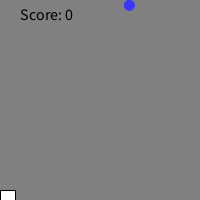
Frame 1 (no input)
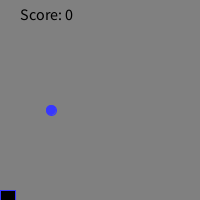
Frame 60 (the mouse pressed at the canvas centre just before this capture)
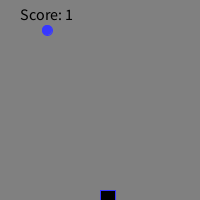
Frame 120 (the mouse held since frame 60 and released just before this capture)

The Processing sketch that drew these frames (run headless with seeded random() and noise(); from frame 60 on, the mouse is pressed at the canvas centre):

// Processing sketch: RainGame
// ── RainGame.pde
int y = 5;
int x = 100;
int buckety= 190;
int randomNumber = (int) random(200);
int score = 0; 
void setup() {
  size(200, 200);
}
void draw() {
  background(128, 128, 128);
  rect(mouseX, buckety, 15, 15);
  fill(55, 55, 255);
  stroke(55, 55, 255);
  ellipse(randomNumber, y, 10, 10);
  y=y+5;
  if (y>height-10) {
    y = 5;
    randomNumber= (int) random(200);
}
  if (y == buckety){
  checkCatch(randomNumber);
  }
  fill(0, 0, 0);
textSize(16);
text("Score: " + score, 20, 20);

}
void checkCatch(int x){
     if (x > mouseX && x < mouseX+100)
          score++;
          
     else if (score > 0)
          score--;
     println("Your score is now: " + score); }
